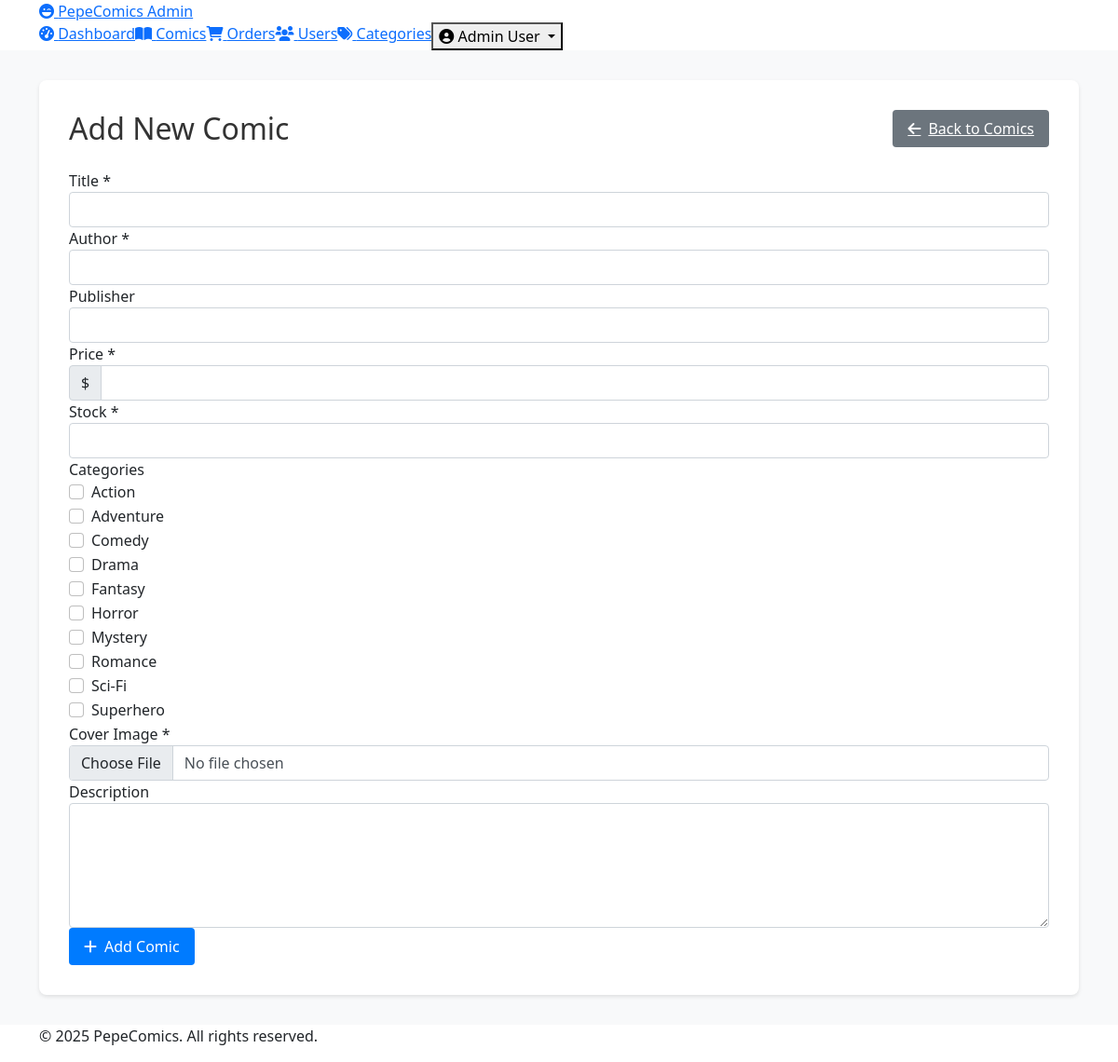
The app's page /admin/php/views/add-comic.php (signed in) with its own data.
### tables this page shows
CREATE TABLE categories (
    category_id INT AUTO_INCREMENT PRIMARY KEY,
    name VARCHAR(100) UNIQUE NOT NULL
);

### php/models/Category.php (called while the page is built, shortened)
<?php
class Category {
    private $pdo;
    public function __construct($pdo) {
        $this->pdo = $pdo;
    }
    public function getAllCategories() {
        $stmt = $this->pdo->query('SELECT * FROM categories ORDER BY name');
        return $stmt->fetchAll(PDO::FETCH_ASSOC);
    }
}

### admin/php/views/add-comic.php (the view, shortened to what this page needs)
<?php
require_once '../../../php/db.php';
require_once '../../../php/models/Category.php';
$categoryModel = new Category($pdo);
$categories = $categoryModel->getAllCategories();
require_once 'header.php';
?>
<div class="admin-main">
    <div class="container">
        <div class="admin-content">
            <div class="d-flex justify-content-between align-items-center mb-4">
                <h1>Add New Comic</h1>
                <a href="comics.php" class="admin-btn admin-btn-secondary">
                    <i class="fas fa-arrow-left"></i> Back to Comics
                </a>
            </div>
            <form method="POST" enctype="multipart/form-data" class="admin-form" data-validate>
                <div class="form-group">
                    <label for="title">Title <span class="required">*</span></label>
                    <input type="text" class="form-control" id="title" name="title" required
                           data-error="Please enter the comic title">
                </div>
                <div class="form-group">
                    <label for="author">Author <span class="required">*</span></label>
                    <input type="text" class="form-control" id="author" name="author" required
                           data-error="Please enter the author name">
                </div>
                <div class="form-group">
                    <label for="publisher">Publisher</label>
                    <input type="text" class="form-control" id="publisher" name="publisher">
                </div>
                <div class="form-group">
                    <label for="price">Price <span class="required">*</span></label>
                    <div class="input-group">
                        <span class="input-group-text">$</span>
                        <input type="number" class="form-control" id="price" name="price"
                               step="0.01" min="0" required
                               data-error="Please enter a valid price">
                    </div>
                </div>
                <div class="form-group">
                    <label for="stock">Stock <span class="required">*</span></label>
                    <input type="number" class="form-control" id="stock" name="stock"
                           min="0" required
                           data-error="Please enter the stock quantity">
                </div>
                <div class="form-group">
                    <label>Categories</label>
                    <div class="categories-grid">
                        <?php foreach ($categories as $category): ?>
                            <div class="form-check">
                                <input type="checkbox" class="form-check-input"
                                       id="category_<?= $category['category_id'] ?>"
                                       name="categories[]"
                                       value="<?= $category['category_id'] ?>">
                                <label class="form-check-label"
                                       for="category_<?= $category['category_id'] ?>">
                                    <?= htmlspecialchars($category['name']) ?>
                                </label>
                            </div>
                        <?php endforeach; ?>
                    </div>
                </div>
                <div class="form-group">
                    <label for="image">Cover Image <span class="required">*</span></label>
                    <input type="file" class="form-control" id="image" name="image"
                           accept="image/*" required
                           data-preview="#image-preview"
                           data-error="Please select a cover image">
                </div>
                <div class="form-group">
                    <label for="description">Description</label>
                    <textarea class="form-control" id="description" name="description"
                              rows="5"></textarea>
                </div>
                <div class="form-group">
                    <button type="submit" class="admin-btn admin-btn-primary">
                        <i class="fas fa-plus"></i> Add Comic
                    </button>
                </div>
            </form>
        </div>
    </div>
</div>
<?php require_once 'footer.php'; ?>

### admin/css/admin.css (style rules this page uses)
.admin-main { padding: 2rem 0; min-height: calc(100vh - 60px); background-color: #f8f9fa; }
.admin-content { background-color: #fff; border-radius: 8px; box-shadow: 0 2px 4px rgba(0, 0, 0, 0.1); padding: 2rem; }
h1 { color: #333; font-size: 2rem; margin-bottom: 0; }
.admin-btn { display: inline-flex; align-items: center; justify-content: center; padding: 0.5rem 1rem; border-radius: 4px; border: none; font-weight: 500; cursor: pointer; transition: all 0.2s ease-in-out; }
.admin-btn i { margin-right: 0.5rem; }
.admin-btn-primary { background-color: #007bff; color: #fff; }
.admin-btn-secondary { background-color: #6c757d; color: #fff; }
.form-control { display: block; width: 100%; padding: 0.375rem 0.75rem; font-size: 1rem; line-height: 1.5; color: #495057; background-color: #fff; background-clip: padding-box; border: 1px solid #ced4da; border-radius: 4px; transition: border-color 0.15s ease-in-out, box-shadow 0.15s ease-in-out; }
.mb-4 { margin-bottom: 1.5rem; }
.d-flex { display: flex; }
.justify-content-between { justify-content: space-between; }
.align-items-center { align-items: center; }

### records on screen
categories: name "Action"
categories: name "Adventure"
categories: name "Comedy"
categories: name "Drama"
categories: name "Fantasy"
categories: name "Horror"
categories: name "Mystery"
categories: name "Romance"
categories: name "Sci-Fi"
categories: name "Superhero"

### other values on screen
$_SESSION['user_name'] "Admin User"
